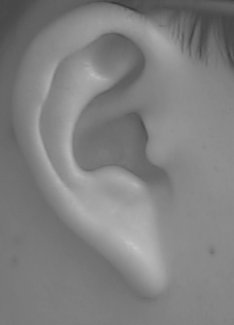
#> input picture ear/test5.png, 234 x 325 px
$ python picc.py
#> lines starting #> are read from the running program, lines starting #| are printed output that depends on the picture
import cv2

img = cv2.imread('ear/test5.png')
#> img is the input picture: shape (325, 234, 3); min 56, max 199, mean 128.3
cv2.GaussianBlur(img,(3,3),1)
edges = cv2.Canny(img,5,30)
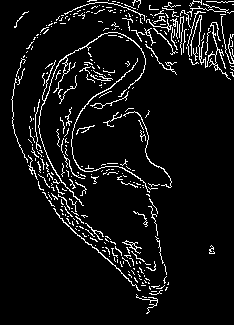
#> edges: shape (325, 234); 6.8% white in thin lines or dots
cv2.namedWindow('IMG')
cv2.imshow('IMG',edges)
cv2.waitKey()

$ run again, with ear/01-1.bmp saved as ear/test5.png
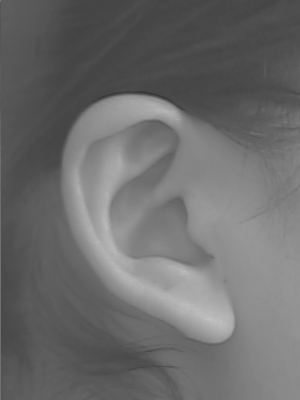
#> input picture ear/01-1.bmp, 300 x 400 px
#> img is the input picture: shape (400, 300, 3); min 51, max 195, mean 107.8
#> `edges = cv2.Canny(img,5,30)`:
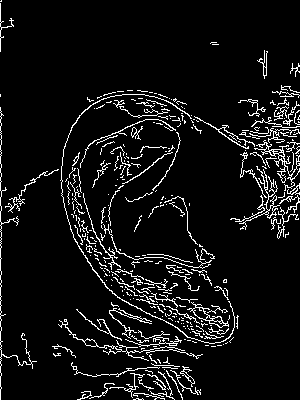
#> edges: shape (400, 300); 7.2% white in thin lines or dots

$ run again, with ear/02-1.BMP saved as ear/test5.png
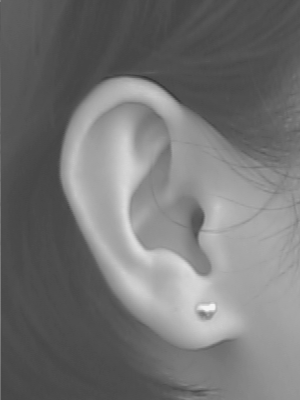
#> input picture ear/02-1.BMP, 300 x 400 px
#> img is the input picture: shape (400, 300, 3); min 52, max 243, mean 116.1
#> `edges = cv2.Canny(img,5,30)`:
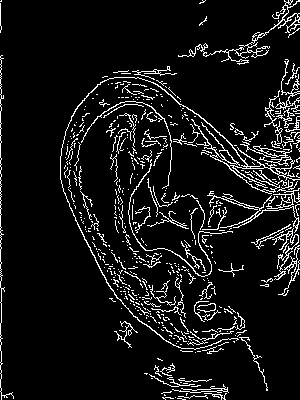
#> edges: shape (400, 300); 8.2% white in thin lines or dots

$ run again, with ear/03-1.BMP saved as ear/test5.png
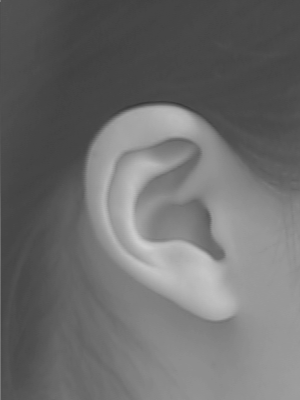
#> input picture ear/03-1.BMP, 300 x 400 px
#> img is the input picture: shape (400, 300, 3); min 56, max 209, mean 108.7
#> `edges = cv2.Canny(img,5,30)`:
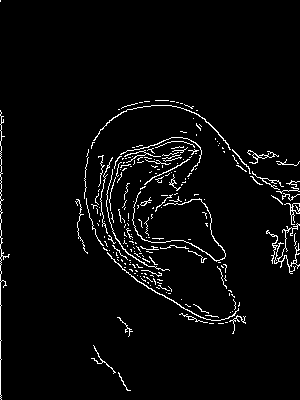
#> edges: shape (400, 300); 3.6% white in thin lines or dots
